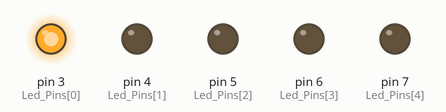
Recording of a sketch running on a simulated Arduino Uno, built with avr-gcc and run on an emulated ATmega328P. Shown: output pins drawn as LEDs (lit = HIGH).

Above: at 0.2 s.
At 1.2 s:
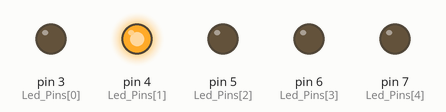
At 2.2 s:
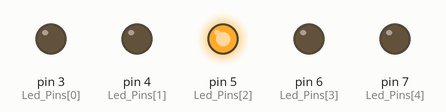
At 3.2 s:
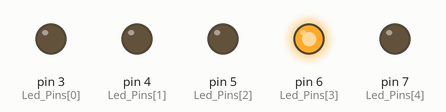
At 4.2 s:
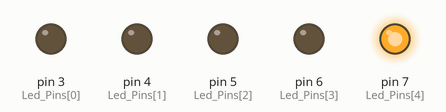
At 5.7 s:
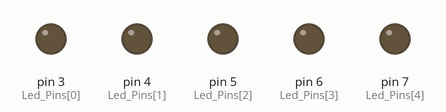
Timing chart, 0 to 6.5 s (numbered marks = the images above):
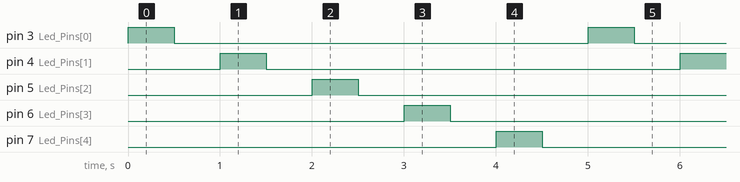

Measured:
- by itself, pin 3 (Led_Pins[0]), pin 4 (Led_Pins[1]), pin 5 (Led_Pins[2]), pin 6 (Led_Pins[3]), pin 7 (Led_Pins[4]): alternates HIGH for 0.50 s and LOW for 4.5 s
- by itself, everything shown: repeats every 5.0 s, in 10 steps

The sketch:

led_run_optimized.ino
```cpp
// Sketch is 1008 bytes (3%)
// Global Vairables is 15 bytes (0%)
// Define an array for LED pins
const uint8_t Led_Pins[] = {3, 4, 5, 6, 7}; // LED connected to digital pins 3 to 7

// Define the delay time between LED on and off states
const uint16_t Delay_Time = 500; // 500 milliseconds

void setup() {
  // Initialize the LED pins as outputs
  for (uint8_t i = 0; i < sizeof(Led_Pins); i++) {
    pinMode(Led_Pins[i], OUTPUT);
  }
}

void loop() {
  // Loop through each LED, turning it on and off
  for (uint8_t i = 0; i < sizeof(Led_Pins); i++) {
    digitalWrite(Led_Pins[i], HIGH); // Turn on the LED
    delay(Delay_Time);               // Wait for Delay_Time
    digitalWrite(Led_Pins[i], LOW);  // Turn off the LED
    delay(Delay_Time);               // Wait for Delay_Time
  }
}


// Sketch uses 1008 bytes (3%) of program storage space. Maximum is 32256 bytes.
// Global variables use 15 bytes (0%) of dynamic memory, leaving 2033 bytes for local variables. Maximum is 2048 bytes.
```
